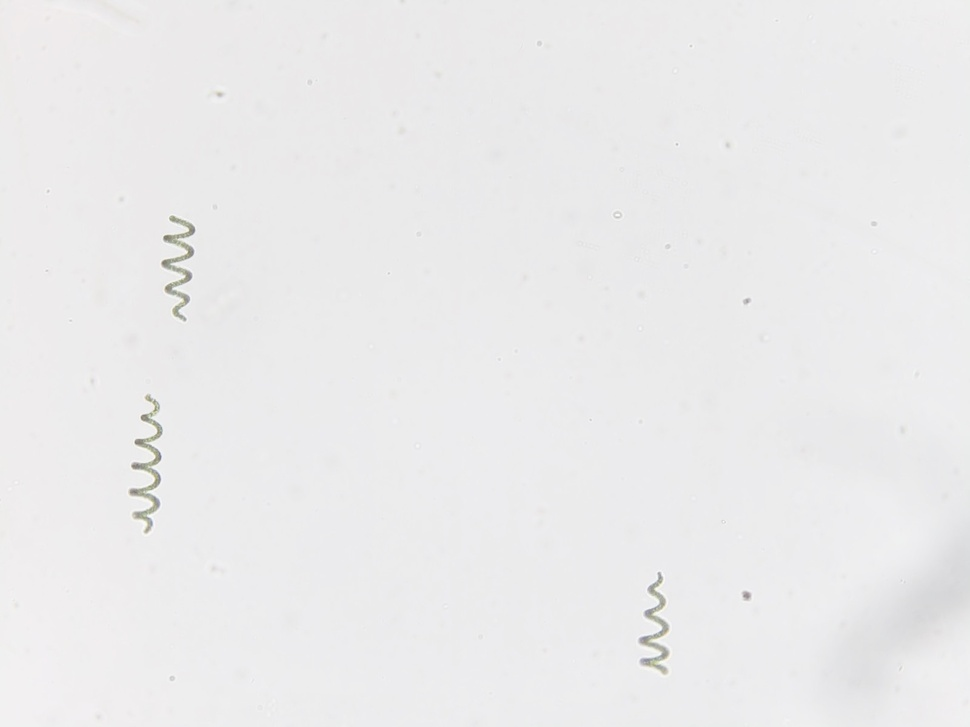
#> input picture data/images/Spirulina1.jpeg, 970 x 727 px, shrunk from 1600 x 1200 before the run
$ python filament_geometry.py ../data/images/Spirulina1.jpeg
#> lines starting #> are read from the running program, lines starting #| are printed output that depends on the picture; after the words box and inside, x2 and y2 are one past the last pixel; in counts of white or black regions, pixels touching at a corner belong together
from __future__ import annotations

import argparse
import math
from dataclasses import dataclass
from pathlib import Path

import cv2
import numpy as np
from skimage.morphology import skeletonize


@dataclass
class HelixMeasurement:
    skeleton_length_px: float
    coil_count: float
    coil_pitch_px: float
    coil_amplitude_px: float
    length_unwrapped_px: float
    valid: bool
    reason: str = ""


def read_mask(path: str) -> np.ndarray:
    mask = cv2.imread(path, cv2.IMREAD_GRAYSCALE)
    if mask is None:
        raise FileNotFoundError(f"Could not read image: {path}")
    return np.where(mask > 0, 255, 0).astype(np.uint8)


def largest_contour(mask: np.ndarray) -> np.ndarray | None:
    contours, _ = cv2.findContours(mask, cv2.RETR_EXTERNAL, cv2.CHAIN_APPROX_SIMPLE)
    if not contours:
        return None
    return max(contours, key=cv2.contourArea)


def clean_mask_from_largest_contour(mask: np.ndarray) -> np.ndarray:
    contour = largest_contour(mask)
    clean = np.zeros_like(mask, dtype=np.uint8)

    if contour is None:
        return clean

    cv2.drawContours(clean, [contour], -1, 255, thickness=cv2.FILLED)
    return clean


def skeleton_from_mask(mask: np.ndarray) -> np.ndarray:
    binary = mask > 0
    skel = skeletonize(binary)
    return (skel.astype(np.uint8) * 255)


def skeleton_points(skel: np.ndarray) -> np.ndarray:
    ys, xs = np.where(skel > 0)
    if len(xs) == 0:
        return np.empty((0, 2), dtype=float)
    return np.column_stack((xs, ys)).astype(float)


def pca_rotate(points: np.ndarray) -> np.ndarray:
    if len(points) < 2:
        return points.copy()

    mean = points.mean(axis=0)
    centered = points - mean

    cov = np.cov(centered.T)
    eigvals, eigvecs = np.linalg.eigh(cov)
    order = np.argsort(eigvals)[::-1]
    eigvecs = eigvecs[:, order]

    rotated = centered @ eigvecs
    return rotated


def estimate_skeleton_length(skel: np.ndarray) -> float:
    """
    First-order skeleton length estimate: count non-zero skeleton pixels.
    """
    return float(np.count_nonzero(skel > 0))


def estimate_coil_parameters(skel: np.ndarray, points: np.ndarray) -> HelixMeasurement:
    if len(points) < 10:
        return HelixMeasurement(
            skeleton_length_px=float("nan"),
            coil_count=float("nan"),
            coil_pitch_px=float("nan"),
            coil_amplitude_px=float("nan"),
            length_unwrapped_px=float("nan"),
            valid=False,
            reason="Not enough skeleton points.",
        )

    pts = pca_rotate(points)
    order = np.argsort(pts[:, 0])
    pts = pts[order]

    x = pts[:, 0]
    y = pts[:, 1]

    skeleton_length = estimate_skeleton_length(skel)

    amplitude = 0.5 * (np.percentile(y, 95) - np.percentile(y, 5))

    if len(y) >= 7:
        kernel = np.ones(7) / 7.0
        y_smooth = np.convolve(y, kernel, mode="same")
    else:
        y_smooth = y.copy()

    dy = np.diff(y_smooth)
    s = np.sign(dy)
    ds = np.diff(s)

    peak_idx = np.where(ds < 0)[0] + 1
    trough_idx = np.where(ds > 0)[0] + 1
    extrema = np.sort(np.concatenate([peak_idx, trough_idx]))

    if len(extrema) < 3:
        return HelixMeasurement(
            skeleton_length_px=skeleton_length,
            coil_count=float("nan"),
            coil_pitch_px=float("nan"),
            coil_amplitude_px=amplitude,
            length_unwrapped_px=float("nan"),
            valid=False,
            reason="Could not detect enough extrema.",
        )

    dx = np.diff(x[extrema])
    half_period = np.median(dx)
    pitch = 2.0 * half_period

    x_span = x.max() - x.min()
    coil_count = x_span / pitch if pitch > 0 else float("nan")

    if pitch > 0:
        k = 2.0 * math.pi / pitch
        xx = np.linspace(0, x_span, 1000)
        dydx = amplitude * k * np.cos(k * xx)
        unwrapped_length = float(np.trapezoid(np.sqrt(1.0 + dydx ** 2), xx))
    else:
        unwrapped_length = float("nan")

    return HelixMeasurement(
        skeleton_length_px=skeleton_length,
        coil_count=float(coil_count),
        coil_pitch_px=float(pitch),
        coil_amplitude_px=float(amplitude),
        length_unwrapped_px=float(unwrapped_length),
        valid=True,
    )


def print_measurement(measurement: HelixMeasurement) -> None:
    if measurement.valid:
        print(
            f"valid={measurement.valid} "
            f"skeleton_length_px={measurement.skeleton_length_px:.3f} "
            f"coil_count={measurement.coil_count:.3f} "
            f"coil_pitch_px={measurement.coil_pitch_px:.3f} "
            f"coil_amplitude_px={measurement.coil_amplitude_px:.3f} "
            f"length_unwrapped_px={measurement.length_unwrapped_px:.3f}"
        )
    else:
        print(
            f"valid={measurement.valid} "
            f"skeleton_length_px={measurement.skeleton_length_px:.3f} "
            f"coil_amplitude_px={measurement.coil_amplitude_px:.3f} "
            f"reason=\"{measurement.reason}\""
        )


def main() -> None:
    parser = argparse.ArgumentParser(
        description="Experimental skeleton and coil analysis on a binary mask."
    )
    parser.add_argument("mask", help="Path to binary mask image")
    parser.add_argument(
        "--save-clean-mask",
        default="",
        help="Optional path to save cleaned largest-contour mask",
    )
    parser.add_argument(
        "--save-skeleton",
        default="",
        help="Optional path to save skeleton image",
    )
    args = parser.parse_args()

    raw_mask = read_mask(args.mask)
#> in read_mask, `return np.where(mask > 0, 255, 0).astype(np.uint8)`: returned value: shape (727, 970); every value is 255
    clean_mask = clean_mask_from_largest_contour(raw_mask)
#> in largest_contour, `contours, _ = cv2.findContours(mask, cv2.RETR_EXTERNAL, cv2.CHAIN_APPR..`: contours = [[[0, 0], [0, 726], [969, 726], [969, 0]]]
#> in clean_mask_from_largest_contour, `contour = largest_contour(mask)`: contour = [[0, 0], [0, 726], [969, 726], [969, 0]]
    skeleton = skeleton_from_mask(clean_mask)
#> in skeleton_from_mask, `binary = mask > 0`: binary: shape (727, 970) bool; every value is 1
#> in skeleton_from_mask, `skel = skeletonize(binary)`:
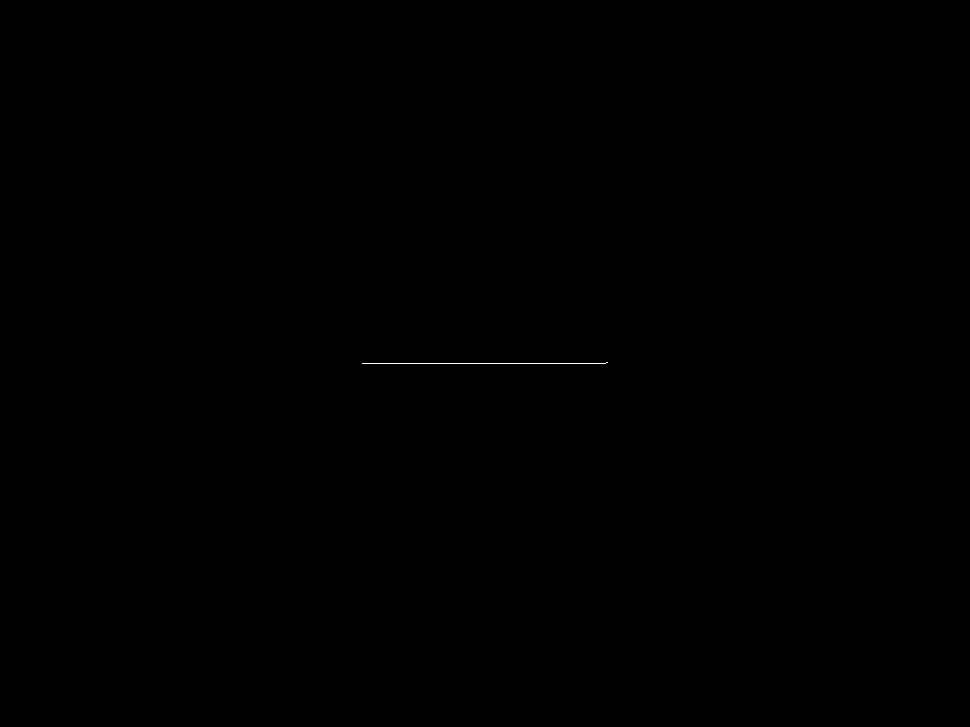
#> skel: shape (727, 970) bool; 0.03% white in thin lines or dots, all inside (x1, y1, x2, y2) = (362, 362, 608, 364)
    points = skeleton_points(skeleton)
#> in skeleton_points, `ys, xs = np.where(skel > 0)`: ys = 246 values from 362 to 363; xs = 246 values, max 607 at index 1, min 362 at index 2, mean 484.5
#> points = 246 pairs, first value 362 to 607, second value 362 to 363
    measurement = estimate_coil_parameters(skeleton, points)
#> in pca_rotate, `mean = points.mean(axis=0)`: mean = [484.5, 363]
#> in pca_rotate, `centered = points - mean`: centered = 246 pairs, first value -122.5 to 122.5, second value -0.992 to 0.00813
#> in pca_rotate, `cov = np.cov(centered.T)`: cov = [[5063.5, -0.996], [-0.996, 0.0081]]
#> in pca_rotate, `eigvals, eigvecs = np.linalg.eigh(cov)`: eigvals = [0.0079, 5063.5]; eigvecs = [[-0.000197, -1], [-1, 0.000197]]
#> in pca_rotate, `order = np.argsort(eigvals)[::-1]`: order = [1, 0]
#> in pca_rotate, `eigvecs = eigvecs[:, order]`: eigvecs = [[-1, -0.000197], [0.000197, -1]]
#> in pca_rotate, `rotated = centered @ eigvecs`: rotated = 246 pairs, first value -122.5 to 122.5, second value -0.0318 to 0.968
#> in estimate_coil_parameters, `pts = pca_rotate(points)`: pts has the same summary as rotated in pca_rotate
#> in estimate_coil_parameters, `order = np.argsort(pts[:, 0])`: order = 246 values, max 245 at index 2, min 0 at index 1, mean 122.5
#> in estimate_coil_parameters, `x = pts[:, 0]`: x = 246 values from -122.5 to 122.5
#> in estimate_coil_parameters, `y = pts[:, 1]`: y = 246 values, max 0.968 at index 1, min -0.0318 at index 2, mean 7.39e-15
#> in estimate_coil_parameters, `skeleton_length = estimate_skeleton_length(skel)`: skeleton_length = 246
#> in estimate_coil_parameters, `amplitude = 0.5 * (np.percentile(y, 95) - np.percentile(y, 5))`: amplitude = 0.0217
#> in estimate_coil_parameters, `y_smooth = np.convolve(y, kernel, mode="same")`: y_smooth = 246 values, max 0.267 at index 0, min -0.0312 at index 5, mean -0.00285
#> in estimate_coil_parameters, `dy = np.diff(y_smooth)`: dy = 245 values, max 0.000197 at index 44, min -0.143 at index 3, mean -0.00106
#> in estimate_coil_parameters, `s = np.sign(dy)`: s = 245 values, max 1 at index 5, min -1 at index 0, mean 0.935
#> in estimate_coil_parameters, `ds = np.diff(s)`: ds = 244 values, max 2 at index 4, min -2 at index 241, mean 0
#> in estimate_coil_parameters, `peak_idx = np.where(ds < 0)[0] + 1`: peak_idx = [242]
#> in estimate_coil_parameters, `trough_idx = np.where(ds > 0)[0] + 1`: trough_idx = [5]
#> in estimate_coil_parameters, `extrema = np.sort(np.concatenate([peak_idx, trough_idx]))`: extrema = [5, 242]

    print_measurement(measurement)

    if args.save_clean_mask:
        cv2.imwrite(str(Path(args.save_clean_mask)), clean_mask)

    if args.save_skeleton:
        cv2.imwrite(str(Path(args.save_skeleton)), skeleton)


if __name__ == "__main__":
    main()
